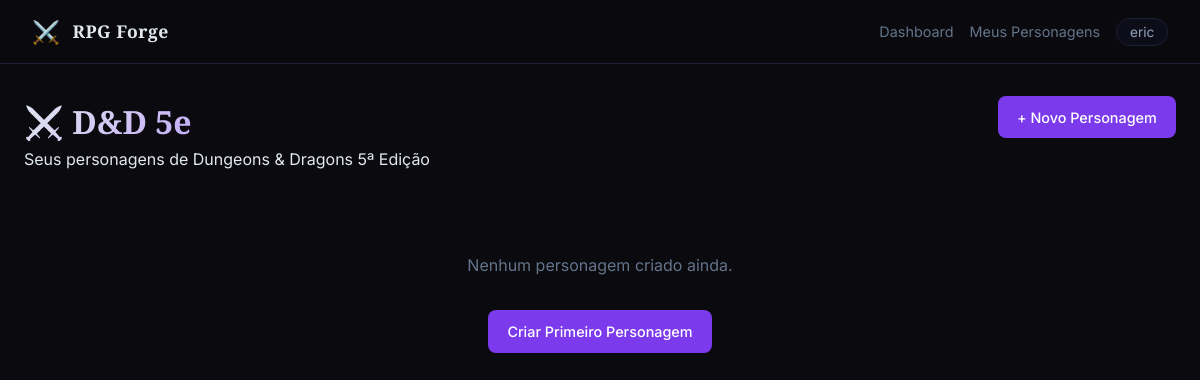
The app's page /dnd/ (signed in), older data.
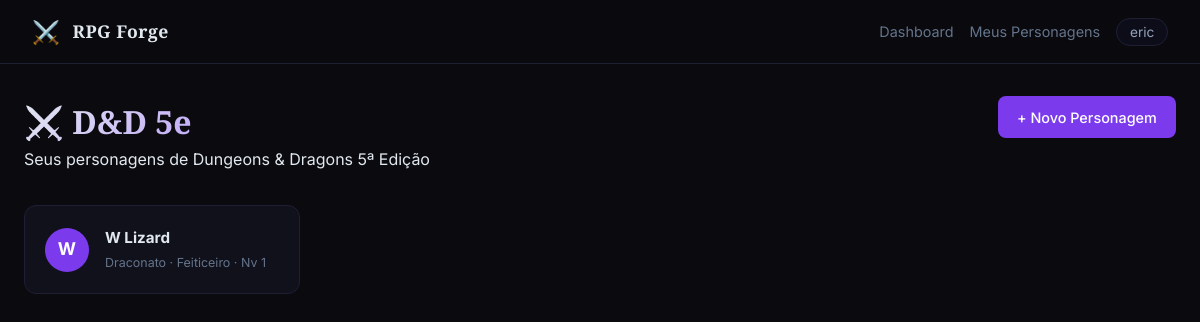
The same page, newer data.
### tables this page shows
CREATE TABLE personagens (
                id INTEGER PRIMARY KEY AUTOINCREMENT,
                nome TEXT NOT NULL,
                dados TEXT NOT NULL,
                criado_em TIMESTAMP DEFAULT CURRENT_TIMESTAMP,
                atualizado_em TIMESTAMP DEFAULT CURRENT_TIMESTAMP
            , usuario_id INTEGER, sistema TEXT DEFAULT 'jujutsu', mesa_id INTEGER);

### sistemas/dnd/routes.py (the view)
@bp.route("/")
@login_required
def index():
    uid = session["usuario_id"]
    with get_db() as conn:
        rows = conn.execute(
            "SELECT id, nome, dados, mesa_id, criado_em FROM personagens WHERE usuario_id=? AND sistema=? ORDER BY atualizado_em DESC",
            (uid, SISTEMA)
        ).fetchall()
    lista = []
    for p in rows:
        dados = json.loads(p["dados"])
        lista.append({
            "id": p["id"],
            "nome": p["nome"],
            "mesa_id": p["mesa_id"],
            "nivel": dados.get("nivel", 1),
            "classe": CLASSES.get(dados.get("classe", ""), {}).get("nome", "?"),
            "raca": RACAS.get(dados.get("raca", ""), {}).get("nome", "?"),
            "criado_em": p["criado_em"],
        })
    return render_template("dnd/index.html", personagens=lista, usuario=usuario_logado())

### database.py (called while the page is built)
def get_db():
    conn = sqlite3.connect(DB_PATH)
    conn.row_factory = sqlite3.Row
    return conn

def login_required(f):
    @wraps(f)
    def decorated(*args, **kwargs):
        if "usuario_id" not in session:
            return redirect(url_for("login"))
        return f(*args, **kwargs)
    return decorated

def usuario_logado():
    return {"id": session.get("usuario_id"), "username": session.get("usuario_nome")}

### sistemas/dnd/templates/dnd/index.html (shortened to what this page needs)
{% extends "base.html" %}
{% block content %}
<div class="page-header">
  <div>
    <h1 class="page-title">⚔️ D&D 5e</h1>
    <p class="page-sub">Seus personagens de Dungeons & Dragons 5ª Edição</p>
  </div>
  <a href="{{ url_for('dnd.criar') }}" class="btn btn-primary">+ Novo Personagem</a>
</div>
{% if personagens %}
<div class="chars-grid">
  {% for p in personagens %}
  <a href="{{ url_for('dnd.ver_personagem', pid=p.id) }}" class="char-card">
    <div class="char-card-avatar">{{ p.nome[0].upper() }}</div>
    <div class="char-card-info">
      <div class="char-card-nome">{{ p.nome }}</div>
      <div class="char-card-sub">{{ p.raca }} · {{ p.classe }} · Nv {{ p.nivel }}</div>
    </div>
  </a>
  {% endfor %}
</div>
{% else %}
<div class="empty-state">
  <p>Nenhum personagem criado ainda.</p>
  <a href="{{ url_for('dnd.criar') }}" class="btn btn-primary">Criar Primeiro Personagem</a>
</div>
{% endif %}
{% endblock %}

Row changes from the older to the newer data that the page shows:
added personagens: nome "W", nome "W Lizard", raca "Draconato", classe "Feiticeiro", nivel "1"
Text that changed along with them:
text no longer shown: "Nenhum personagem criado ainda. Criar Primeiro Personagem"
